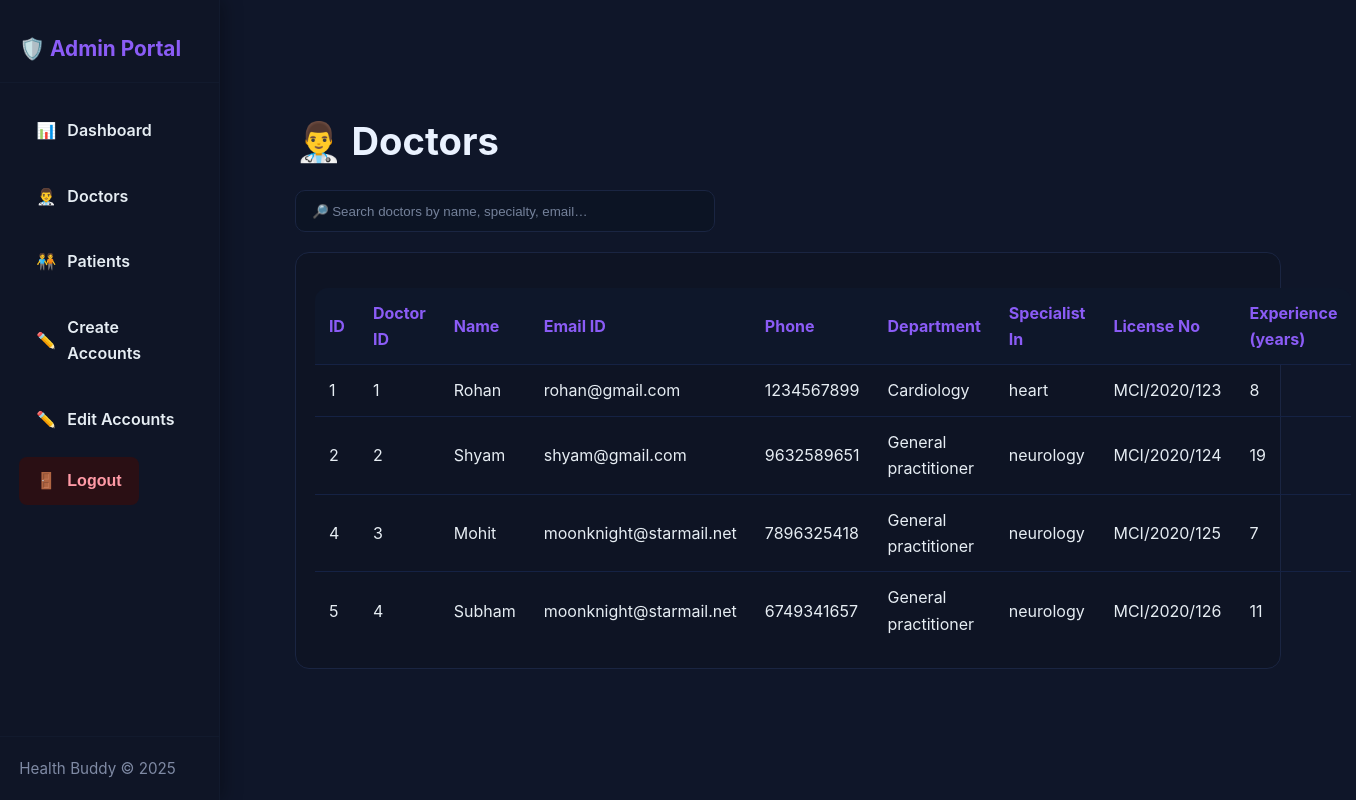
Screenshot of /admin1/doctor/ with the database file from the repository.
### users/models.py (models this page shows)
class create_doctor(models.Model):
    doc_id = models.CharField(max_length=100, unique=True)
    name= models.CharField(max_length=100)
    email= models.EmailField()
    phone= models.CharField(max_length=15)
    department= models.CharField(max_length=100)
    specialist= models.CharField(max_length=100)
    license_no= models.CharField(max_length=50)
    experience= models.IntegerField()
    password= models.CharField(max_length=100, default="password123")

### PDS/views.py (the view)
# urls.py: path('admin1/doctor/', views.admin_doctor, name='admin-doctor'),
def admin_doctor(request):
    doctor_data = create_doctor.objects.all()
    return render(request, "admin-doctors.html", {'doctor_data': doctor_data})

### templates/admin-doctors.html
{% extends 'admin-base.html' %}
{% block admin %}
<main class="main-content fade-in">
  <section class="section container reveal">
    <h2 class="h2">👨‍⚕️ Doctors</h2>
    <input
      id="reportSearch"
      class="input"
      placeholder="🔎 Search doctors by name, specialty, email…"
      style="max-width: 420px; margin: 0.8rem 0 1.2rem"
    />
    <div class="card">
      <table id="reportTable" class="table">
        <thead>
          <tr>
            <th>ID</th>
            <th>Doctor ID</th>
            <th>Name</th>
            <th>Email ID</th>
            <th>Phone</th>
            <th>Department</th>
            <th>Specialist In</th>
            <th>License No</th>
            <th>Experience (years)</th>
          </tr>
        </thead>
        <tbody>
          {% for doc in doctor_data %}
          <tr>
            <td>{{ doc.id }}</td>
            <td>{{ doc.doc_id }}</td>
            <td>{{ doc.name }}</td>
            <td>{{ doc.email }}</td>
            <td>{{ doc.phone }}</td>
            <td>{{ doc.department }}</td>
            <td>{{ doc.specialist }}</td>
            <td>{{ doc.license_no }}</td>
            <td>{{ doc.experience }}</td>
          </tr>
          {% empty %}
          <tr>
            <td colspan="9" style="text-align:center">No doctors found.</td>
          </tr>
          {% endfor %}
        </tbody>
      </table>
    </div>
  </section>
</main>
{% endblock %}

### static/styles.css (style rules this page uses)
:root { --bg:#f7fafb; --text:#1f2a37; --muted:#5b6b7b; --card:#ffffff; --primary:#2ec4b6; --secondary:#6558f5; --accent:#ff7a59; --yellow:#ffd166; --radius:22px; --shadow-soft: 10px 10px 24px rgba(31,42,55,.07), -6px -6px 16px #ffffff; --shadow-press: inset 6px 6px 14px rgba(31,42,55,.08), inset -6px -6px 14px rgba(255,255,255,.65); }
* { box-sizing:border-box }
html,body { height:100% }
body { margin:0; font-family: Inter, ui-sans-serif, system-ui, -apple-system, Segoe UI, Roboto, "Helvetica Neue", Arial; color:var(--text); background: radial-gradient(700px 380px at 10% -10%, rgba(101,88,245,.08), transparent 60%), radial-gradient(700px 380px at 110% 10%, rgba(46,196,182,.08), transparent 60%), var(--bg); line-height:1.65; overflow-x:hidden; }
.container { width:min(1100px, 92%); margin-inline:auto }
.section { padding:60px 0 }
.h2 { font-size:clamp(1.6rem, 1.2rem + 1.4vw, 2.4rem); margin:10px 0 4px }
.card { background:var(--card); border-radius:var(--radius); padding:22px; box-shadow:var(--shadow-soft); transition: transform .2s ease, box-shadow .2s ease; }
.input, textarea, select { width:100%; padding:12px 14px; border:none; border-radius:14px; outline:none; background:linear-gradient(180deg, #fff, #eef4f8); box-shadow:var(--shadow-press); color:var(--text) }
.main-content { margin-left: 220px; padding: 2.5rem 2rem; }
.admin-dark { --bg: #0b1220; --surface: #0f1629; --card: #0e1424; --text: #e6edf3; --muted: #9aa4b2; --primary: #22d3ee; --secondary: #8b5cf6; --accent: #f43f5e; --border: #1a2542; --ring: rgba(34, 211, 238, .35); background: var(--bg); color: var(--text); }
.admin-dark .main-content { background: var(--surface); color: var(--text); min-height: 100vh; }
.admin-dark .card { background: var(--card); border: 1px solid var(--border); border-radius: 14px; padding: 18px; box-shadow: none; }
.admin-dark .input, .admin-dark textarea, .admin-dark select { background: #0c1424; border: 1px solid var(--border); color: var(--text); border-radius: 10px; padding: .8rem 1rem; box-shadow: none; }
.admin-dark ::placeholder { color: #74819a; }
.admin-dark .h2, .admin-dark h1, .admin-dark h2 { color: #eaf2ff; }
.admin-dark .table { width: 100%; border-collapse: collapse; margin-top: 1rem; background: transparent; border: 1px solid var(--border); border-radius: 14px; overflow: hidden; }
.admin-dark .table thead { background: #0e172a; color: var(--secondary); }
.admin-dark .table th, .admin-dark .table td { padding: 12px 14px; border-bottom: 1px solid #152244; text-align: left; }
.card { transition: all 0.4s cubic-bezier(0.175, 0.885, 0.32, 1.275); }
.reveal { opacity: 0; transform: translateY(30px); transition: all 0.6s ease; }
.fade-in { animation: fadeInUp 0.8s ease-out; }
.reveal { opacity:0; transform: translateY(30px); transition: opacity .6s ease, transform .6s ease }
.reveal.show { opacity:1; transform:none }

### rows the page displays
create_doctor: id "1", doc_id "1", name "Rohan", email "rohan@gmail.com", phone "1234567899", department "Cardiology", specialist "heart", license_no "MCI/2020/123", experience "8"
create_doctor: id "2", doc_id "2", name "Shyam", email "shyam@gmail.com", phone "9632589651", department "General practitioner", specialist "neurology", license_no "MCI/2020/124", experience "19"
create_doctor: id "4", doc_id "3", name "Mohit", email "moonknight@starmail.net", phone "7896325418", department "General practitioner", specialist "neurology", license_no "MCI/2020/125", experience "7"
create_doctor: id "5", doc_id "4", name "Subham", email "moonknight@starmail.net", phone "6749341657", department "General practitioner", specialist "neurology", license_no "MCI/2020/126", experience "11"
